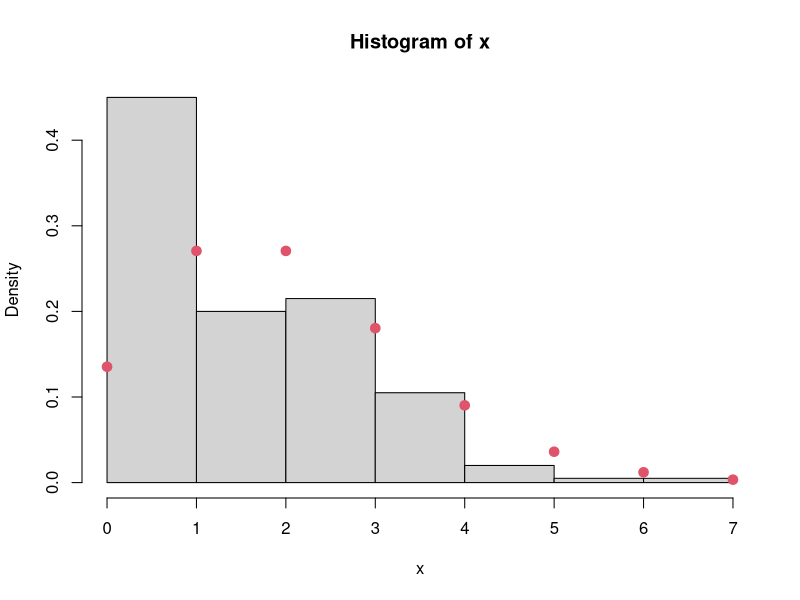
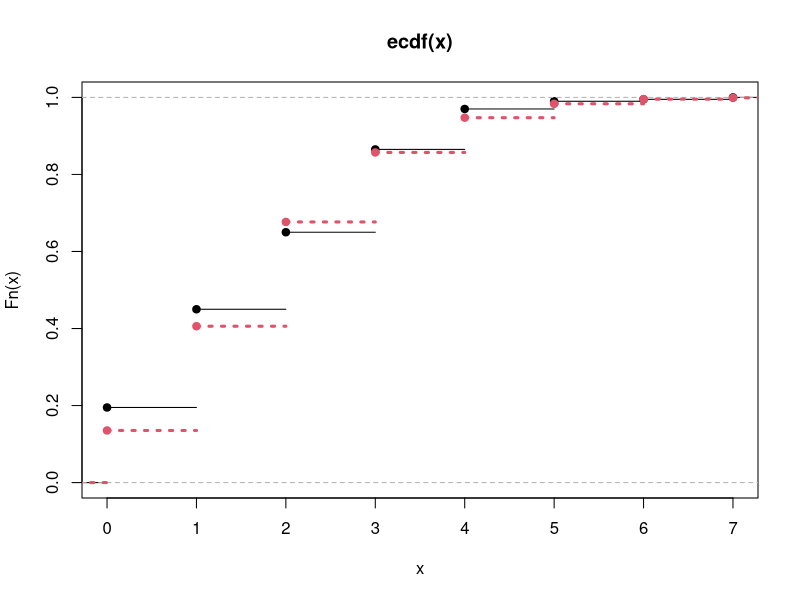

Write R code to recreate these figures, in order.
#Então, para gerar n valores da Poisson(λ) usando a geração de valores da distribuição Exponencial pelo método da transformação inversa
set.seed(1210)
k=0
t=0
n=200
lam=2
x=NULL
for (i in 1:n) {
  t=0
  k=0
while (t<=1) {
  k=k+1
  u=runif(1)
  y=(-log(1-u))/lam
  t=t+y
}
x[i]=k-1
}
hist(x,freq=F)
points(c(0:max(x)),dpois(0:max(x),lam),verticals=F,col=2,lwd=3,lty=3,add=T,pch=19)
mean(x)
var(x)
plot(ecdf(x),xlim=c(0,max(x)),ylim=c(0,1))
plot(stepfun(c(0:max(x)),c(0,ppois(0:max(x),lam))),verticals=F,col=2,lwd=3,lty=3,add=T,pch=19)

